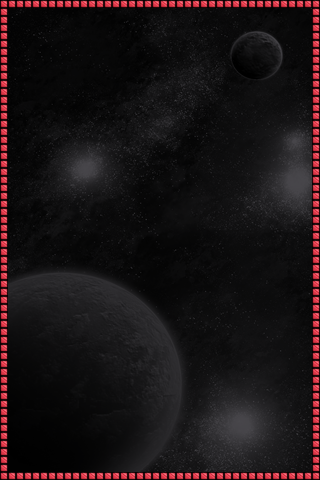

Tiled map render using the project's own tile images. Description and the map definition, with tile-layer contents summarised, below:
An orthogonal 40x60 tile map with 8x8 px tiles, 2 tile layers (Back, Front), 2 tilesets.

<map version="1.0" orientation="orthogonal" width="40" height="60" tilewidth="8" tileheight="8">
 <tileset firstgid="1" name="BG" tilewidth="160" tileheight="160">
  <image source="bg.png" trans="ff00ff" width="320" height="480" />
 </tileset>
 <tileset firstgid="7" name="Borders" tilewidth="8" tileheight="8">
  <image source="cbox-borders_x8.png" trans="ff00ff" width="56" height="8" />
 </tileset>
 <layer name="Back" width="40" height="60">
  <data>[2400 cells, 6 non-empty, 6 distinct tile ids]</data>
 </layer>
 <layer name="Front" width="40" height="60">
  <data>[2400 cells, 196 non-empty, 1 distinct tile ids]</data>
 </layer>
</map>
